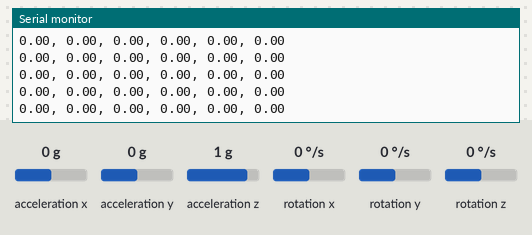
Bench run of a sketch on a simulated Arduino Uno, built with avr-gcc and run on an emulated ATmega328P. On the bench: the last lines printed to the serial monitor. Wiring (inferred from the names in the program): MPU-6050 motion sensor at I2C address 0x68. The inputs (shaded band) are chosen by the test bench; at power-on: acceleration x 0 g, acceleration y 0 g, acceleration z 1 g, rotation x 0 °/s, rotation y 0 °/s, rotation z 0 °/s.

Above: at 1.2 s.
1.3 s: acceleration x set to -1.4 g
At 1.34 s:
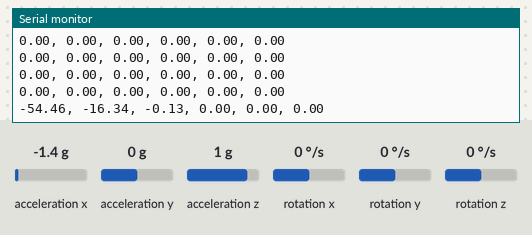
2.8 s: acceleration y set to -1.4 g
At 2.84 s:
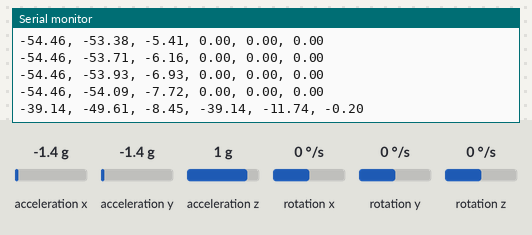
4.3 s: acceleration z set to -1.4 g
At 4.35 s:
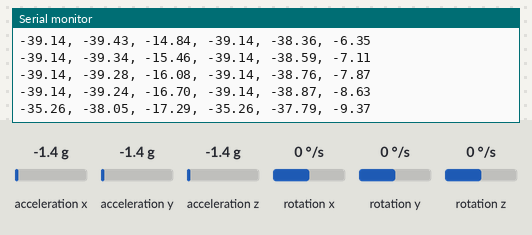
5.8 s: rotation x set to -192 °/s
At 5.85 s:
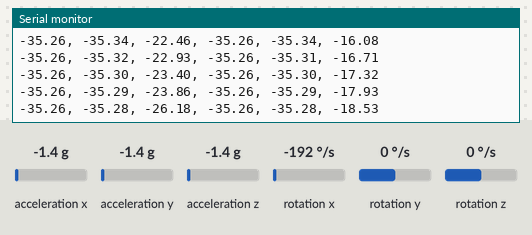
7.3 s: rotation y set to -192 °/s
At 7.36 s:
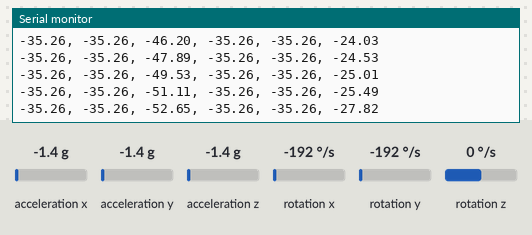
8.8 s: acceleration x set to 0.8 g
At 8.86 s:
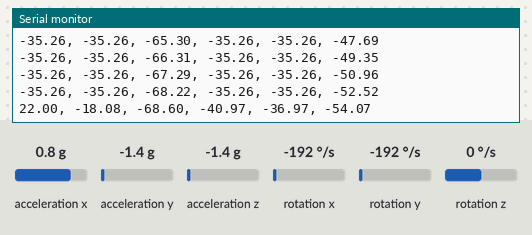
Timing chart, 0 to 11.8 s (numbered marks = the images above; inputs shaded):
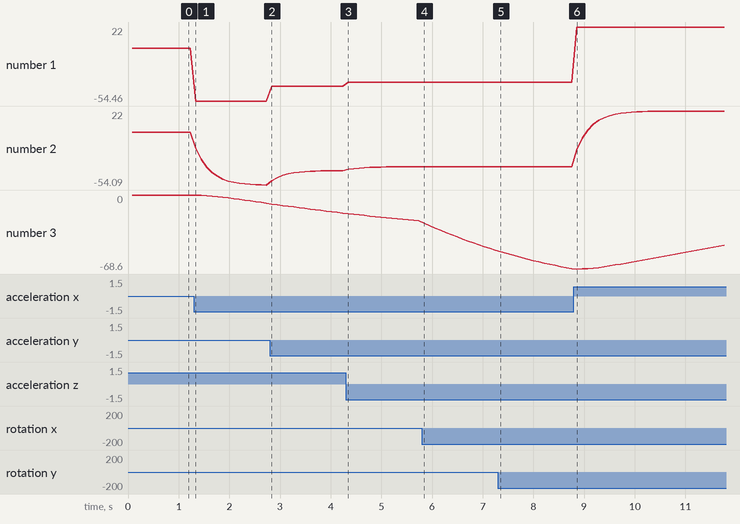

Measured:
- after the input at 1.3 s, the serial monitor: prints a new line at once (image 1)
- after the input at 2.8 s, the serial monitor: prints a new line at once (image 2)
- after the input at 4.3 s, the serial monitor: prints a new line at once (image 3)
- after the input at 5.8 s, the serial monitor: prints a new line after 0.05 s (image 4)
- after the input at 7.3 s, the serial monitor: prints a new line after 0.05 s (image 5)
- after the input at 8.8 s, the serial monitor: prints a new line after 0.06 s (image 6)
- plotted number 1: 0 → -54.46 after the input at 1.3 s, -54.46 → -39.14 after the input at 2.8 s, -39.14 → -35.26 after the input at 4.3 s, -35.26 → 22 after the input at 8.8 s
- plotted number 2: 0 → -54.09 after the input at 1.3 s, -54.09 → -39.24 after the input at 2.8 s, -39.24 → -35.29 after the input at 4.3 s, -35.26 → 22 after the input at 8.8 s

The sketch:

MPU6050.ino
```cpp
 /**********************************************************************************

   1. Date    : 2023-07-24
   2. Maker   : Janguk Kim
   3. MCU     : Arduino Uno
   4. Purpose : Plotting MPU6050 sensor data
    - Roll angle (Raw)
    - Pitch angle (Raw)
    - Roll angle (LPF applied)
    - Pitch angle (LPF applied)
    - Roll angle (KF applied)
    - Pitch angle (KF applied)

   5. Notice  : KF tuning is not done yet

 **********************************************************************************/

#include <Wire.h>
#include <MPU6050.h>

/*=============================================================================
 ===========================         Variables        =========================
 =============================================================================*/
MPU6050 mpu;
const int MPU_addr = 0x68;
int16_t AcX, AcY, AcZ, Tmp, GyX, GyY, GyZ;
double Roll_Raw, Pitch_Raw = 0.0;

// LPF 변수
double Roll_AlphaParameter = 0.7;  // Roll LPF parameter
double Pitch_AlphaParameter = 0.7; // Pitch LPF parameter
double Roll_LPF, Pitch_LPF = 0.0;

// Kalman Filter 변수
double Q_angle = 0.001;   // Process noise covariance for the accelerometer
double Q_gyro = 0.003;    // Process noise covariance for the gyro
double R_angle = 0.03;    // Measurement noise covariance
double Roll_KF = 0.0;  // The roll angle calculated by the Kalman Filter
double Roll_bias = 0.0;   // Gyro bias calculated by the Kalman Filter
double Pitch_KF = 0.0; // The pitch angle calculated by the Kalman Filter
double Pitch_bias = 0.0;  // Gyro bias calculated by the Kalman Filter
double P_00 = 0.0, P_01 = 0.0, P_10 = 0.0, P_11 = 0.0; // Error covariance matrix

/*=============================================================================
 ==========================       Arduino setup       =========================
 =============================================================================*/
void setup() {
  Serial.begin(9600);

  //PLX-DAQ 프로그램 사용을 위한
  Serial.println("CLEARDATA");
  Serial.println("Roll_RAW, Roll_LPF, Roll_Kalman, Pitch_RAW, Pitch_LPF, Pitch_Kalman");

  Wire.begin();
  mpu.initialize();
  while (!mpu.testConnection()) {
    Serial.println("MPU6050 connection failed");
    delay(1000);
  }
  Wire.beginTransmission(MPU_addr);
  Wire.write(0x6B);
  Wire.write(0);
  Wire.endTransmission(true);
}

/*=============================================================================
 ===========================       Kalman Filter      =========================
 =============================================================================*/
void KalmanFilterRoll(double newAngle, double newRate, double dt) {
  // Prediction Update
  Roll_KF += dt * (newRate - Roll_bias);
  P_00 += dt * (dt*P_11 - P_01 - P_10 + Q_angle);
  P_01 -= dt * P_11;
  P_10 -= dt * P_11;
  P_11 += Q_gyro * dt;

  // Measurement Update
  double y = newAngle - Roll_KF;
  double S = P_00 + R_angle;
  double K_0 = P_00 / S;
  double K_1 = P_10 / S;

  Roll_KF += K_0 * y;
  Roll_bias += K_1 * y;
  P_00 -= K_0 * P_00;
  P_01 -= K_0 * P_01;
  P_10 -= K_1 * P_00;
  P_11 -= K_1 * P_01;
}

void KalmanFilterPitch(double newAngle, double newRate, double dt) {
  // Prediction Update
  Pitch_KF += dt * (newRate - Pitch_bias);
  P_00 += dt * (dt*P_11 - P_01 - P_10 + Q_angle);
  P_01 -= dt * P_11;
  P_10 -= dt * P_11;
  P_11 += Q_gyro * dt;

  // Measurement Update
  double y = newAngle - Pitch_KF;
  double S = P_00 + R_angle;
  double K_0 = P_00 / S;
  double K_1 = P_10 / S;

  Pitch_KF += K_0 * y;
  Pitch_bias += K_1 * y;
  P_00 -= K_0 * P_00;
  P_01 -= K_0 * P_01;
  P_10 -= K_1 * P_00;
  P_11 -= K_1 * P_01;
}

/*=============================================================================
 ===========================       Arduino loop       =========================
 =============================================================================*/
void loop() {
  mpu.getMotion6(&AcX, &AcY, &AcZ, &GyX, &GyY, &GyZ);

  // Calculate Roll angle & apply LPF and KF (angle unit : degree)
  Roll_Raw = atan2(AcX, sqrt(pow(AcY, 2) + pow(AcZ, 2))) * 180 / M_PI;
  Roll_LPF = Roll_AlphaParameter * Roll_LPF + (1 - Roll_AlphaParameter) * Roll_Raw;
  KalmanFilterRoll(Roll_LPF, GyX / 131.0, 0.01); // GyX divided by 131 to convert to degrees per second

  // Calculate Pitch angle & apply LPF and KF (angle unit : degree)
  Pitch_Raw = atan2(AcY, sqrt(pow(AcX, 2) + pow(AcZ, 2))) * 180 / M_PI;
  Pitch_LPF = Pitch_AlphaParameter * Pitch_LPF + (1 - Pitch_AlphaParameter) * Pitch_Raw;
  KalmanFilterPitch(Pitch_LPF, GyY / 131.0, 0.01); // GyY divided by 131 to convert to degrees per second

  // Plot roll and pitch angles on Serial Plotter
  Serial.print(Roll_Raw);
  Serial.print(", ");
  Serial.print(Roll_LPF);
  Serial.print(", ");
  Serial.print(Roll_KF); // Kalman Filtered Roll angle
  Serial.print(", ");
  Serial.print(Pitch_Raw);
  Serial.print(", ");
  Serial.print(Pitch_LPF);
  Serial.print(", ");
  Serial.println(Pitch_KF); // Kalman Filtered Pitch angle

  delay(100);
}
```
